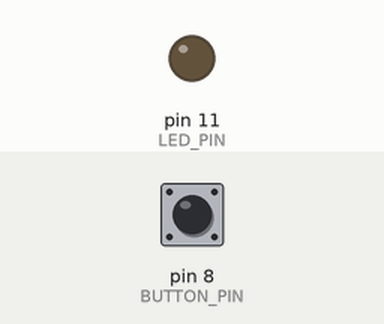
The sketch below on a simulated Arduino Uno, built with avr-gcc and run on an emulated ATmega328P. On the bench: output pins drawn as LEDs (lit = HIGH). The inputs (shaded band) are chosen by the test bench; at power-on: pin 8 (BUTTON_PIN) LOW.

Above: at 1.2 s.
1.3 s: pin 8 (BUTTON_PIN) pulled HIGH for 0.15 s
At 2.3 s:
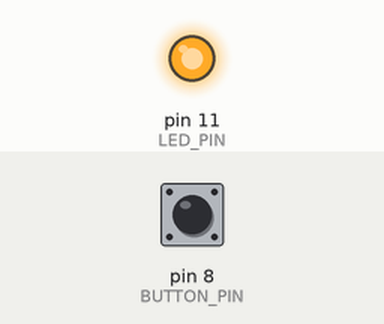
2.9 s: pin 8 (BUTTON_PIN) pulled HIGH for 1 s
At 3.6 s:
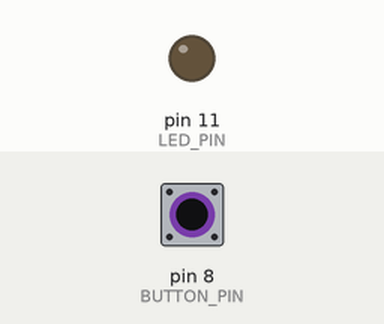
5.4 s: pin 8 (BUTTON_PIN) pulled HIGH for 3.2 s
At 6.7 s:
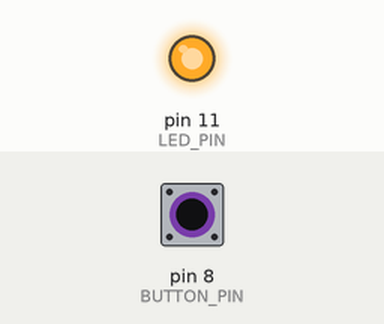
Timing chart, 0 to 8.4 s (numbered marks = the images above; inputs shaded):
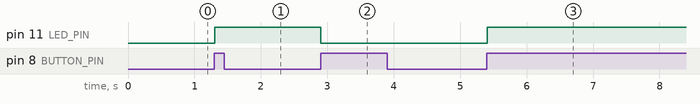

The sketch:

push_button.ino
```cpp
// Turn led on/off using button switch.
#include "./devices.h"
boolean lastButton = LOW;

// Flip led state if someone just pressed the button.
boolean buttonWasPressed() {
  boolean currentButton = digitalRead(BUTTON_PIN);
  boolean flipState = false;
  if(lastButton != currentButton) {
    delay(5);
    currentButton = digitalRead(BUTTON_PIN);
  }
  // Someone just pressed the button down ...
  if(currentButton == HIGH && lastButton == LOW) {
    // ... so flip state.
    flipState = !flipState;
  }
  // Store button state as global state for next iteration of the loop.
  lastButton = currentButton;
  return flipState;
}

// Main loop.
void loop() {
  if(buttonWasPressed()) {
    toggleLight();
  }
}

// Initial setup.
void setup() {
  pinMode(BUTTON_PIN, INPUT);
  pinMode(LED_PIN, OUTPUT);
}

// Control the led light on/off.
void toggleLight() {
  digitalWrite(LED_PIN, !digitalRead(LED_PIN));
}
```

devices.h
```cpp
int BUTTON_PIN = 8;
int LED_PIN = 11;
```

Measured:
- after the input at 1.3 s, pin 11 (LED_PIN): LOW → HIGH at once
- after the input at 2.9 s, pin 11 (LED_PIN): HIGH → LOW at once
- after the input at 5.4 s, pin 11 (LED_PIN): LOW → HIGH at once
